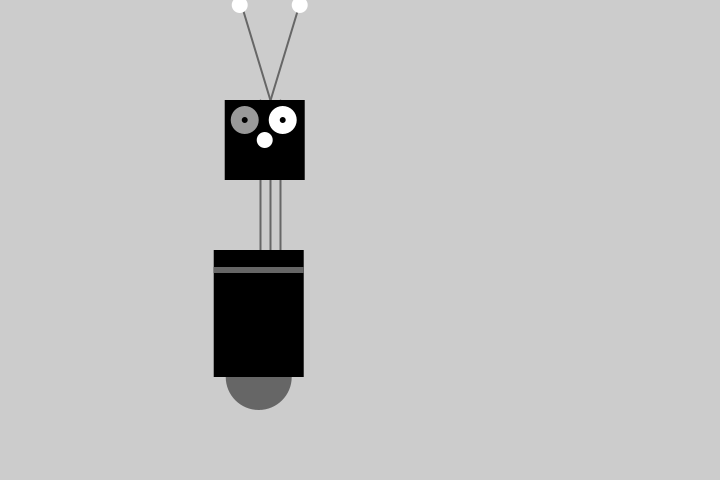
Frame 1 (no input)
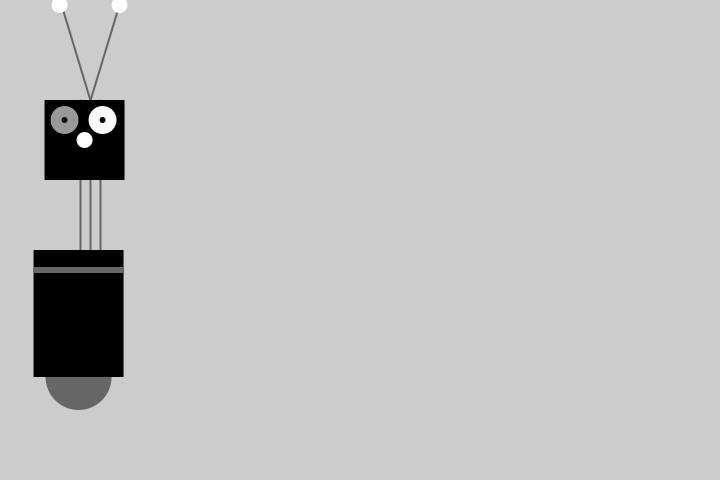
Frame 60 (the mouse pressed at the canvas centre just before this capture)
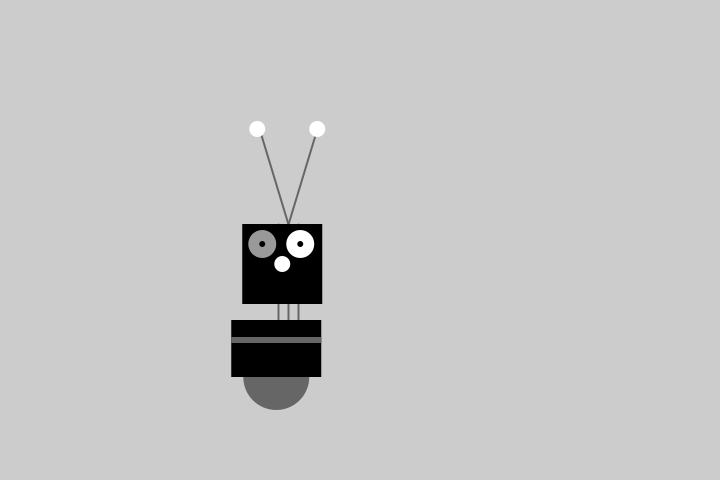
Frame 120 (the mouse held since frame 60 and released just before this capture)

The Processing sketch that drew these frames (run headless with seeded random() and noise(); from frame 60 on, the mouse is pressed at the canvas centre):

// Processing sketch: processing_56734
// ── processing_56734.pde

float x = 264;
float y = 410;
int bodyHeight = 153;
int neckHeight = 47;
int radius = 80;
 

float easing = 0.02;

void setup() {
size(720, 480);
smooth();
strokeWeight(2);
ellipseMode(RADIUS);
}

void draw() {
  
  int targetX = mouseX;
  x += (targetX - x) * easing;
  
  if (mousePressed) {
    neckHeight = 16;
    bodyHeight = 90;
  } else {
    neckHeight = 70;
    bodyHeight = 160;
  }
  
  float ny = y - bodyHeight - neckHeight - radius;
  
  background (204);
    

//Neck
stroke(102);
line(x+2, y-bodyHeight, x+2, ny);
line(x+12, y-bodyHeight, x+12, ny);
line(x+22, y-bodyHeight, x+22, ny);

//Antennae
line(x+12, ny, x-18, ny-99);
line(x+12, ny, x+42, ny-99);

//Body
noStroke();
fill(102);
ellipse(x, y-33, 33, 33);
fill(0);
rect(x-45, y-bodyHeight, 90, bodyHeight-33);
fill(102);
rect(x-45, y-bodyHeight+17, 90, 6);

//Head
fill(0);
rect(x-34, ny, 80, 80);
fill(255);
ellipse(x+24, ny+20, 14, 14); // right eye
fill(0);
ellipse(x+24, ny+20, 3, 3); // right pupil
fill(153);
ellipse(x-14, ny+20, 14, 14); // left eye
fill(0);
ellipse(x-14, ny+20, 3, 3); // nose
fill(255);
ellipse(x+6, ny+40, 8, 8); // nose
ellipse(x-19, ny-95, 8, 8); // left antennae dot
ellipse(x+41, ny-95, 8, 8); // right antennae dot
}
